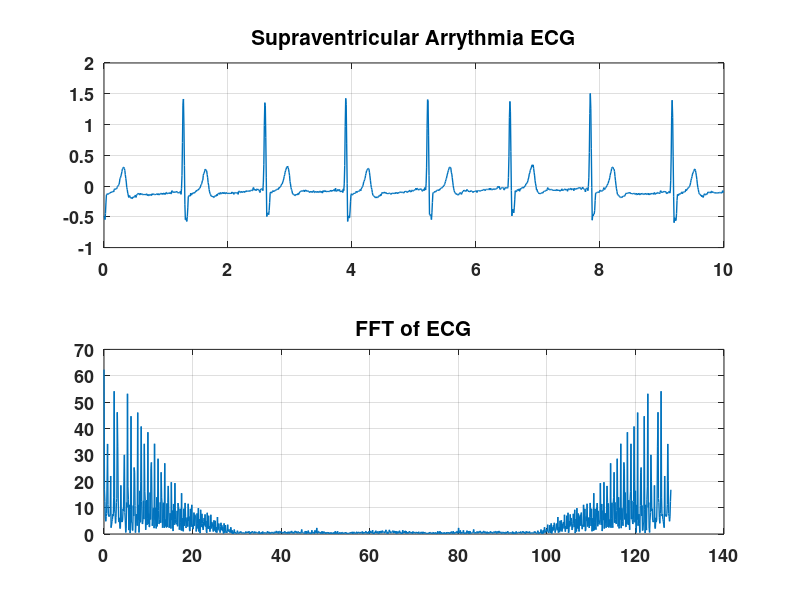
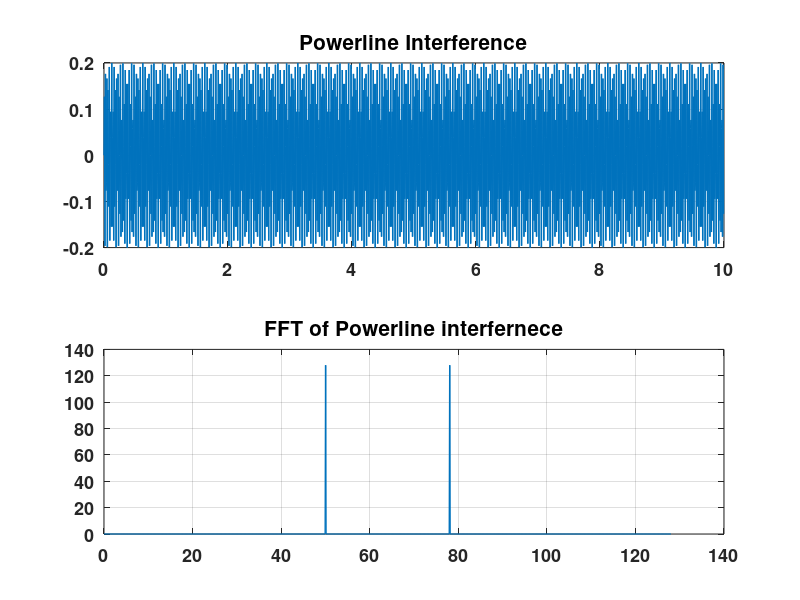
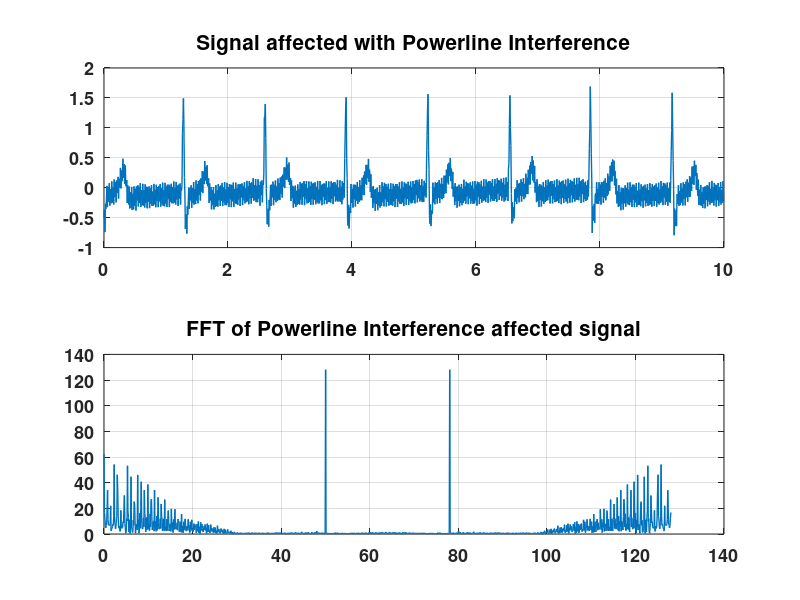

The MATLAB source for these figures, in order:
clc;
close all; 
clear;

fs = 128;
t=0:(1/fs):10-(1/fs);
f = linspace(0, fs, 1280);
load('800m.mat');

figure(1);

subplot(2, 1, 1);
x = val(:,:);
x = x/200;
plot(t, x, 'linewidth', 1);
set(gca, 'fontsize', 13, 'fontweight', 'bold');
title('Supraventricular Arrythmia ECG', 'fontsize', 15);
grid on;

subplot(2, 1, 2);
fftx = abs(fft(x));
plot(f, fftx, 'linewidth', 1);
set(gca, 'fontsize', 13, 'fontweight', 'bold');
title('FFT of ECG', 'fontsize', 15);
grid on;

figure(2);

subplot(2, 1, 1);
noise_powerline = 0.2*sin(2*pi*50*t);
plot(t, noise_powerline, 'linewidth', 1);
set(gca, 'fontsize', 13, 'fontweight', 'bold');
title('Powerline Interference', 'fontsize', 15);
grid on;

subplot(2, 1, 2);
plot(f, abs(fft(noise_powerline)), 'linewidth', 1);
set(gca, 'fontsize', 13, 'fontweight', 'bold');
title('FFT of Powerline interfernece', 'fontsize', 15);
grid on;

figure(3);

subplot(2, 1, 1);
noisy_signal = x + noise_powerline;
plot(t, noisy_signal, 'linewidth', 1);
set(gca, 'fontsize', 13, 'fontweight', 'bold');
title('Signal affected with Powerline Interference', 'fontsize', 15);
grid on;

subplot(2, 1, 2);
plot(f, abs(fft(noisy_signal)), 'linewidth', 1);
set(gca, 'fontsize', 13, 'fontweight', 'bold');
title('FFT of Powerline Interference affected signal', 'fontsize', 15);
grid on;

% figure(4);
% x_filtered = filter(butter_lpf, noisy_signal);
% 
% subplot(2, 1, 1);
% plot(t, x_filtered, 'linewidth', 1);
% set(gca, 'fontsize', 13, 'fontweight', 'bold');
% title('Filtered Signal', 'fontsize', 15);
% grid on;
% 
% subplot(2, 1, 2);
% plot(f, abs(fft(x_filtered)), 'linewidth', 1);
% set(gca, 'fontsize', 13, 'fontweight', 'bold');
% title('FFT of Filtered signal', 'fontsize', 15);
% grid on;